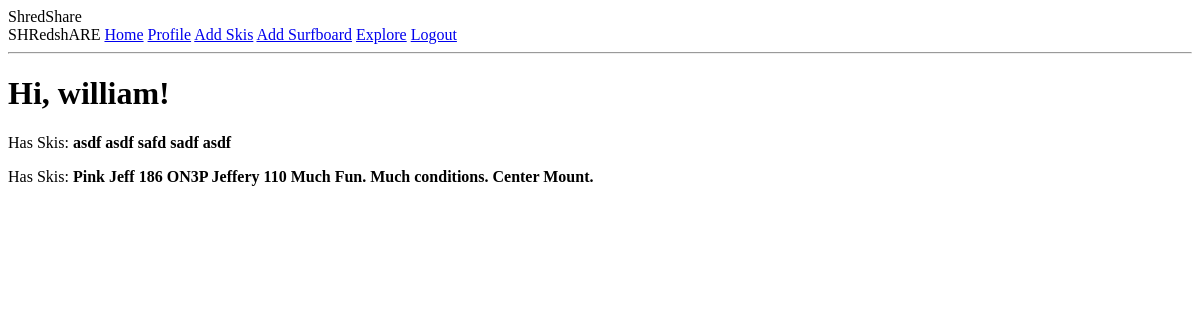
Before: /explore_skis (signed in) with the older database file.
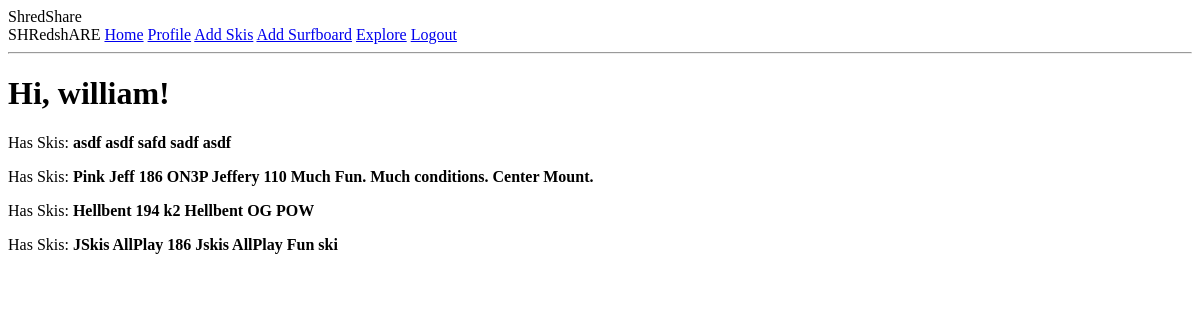
After: the same page with the newer database file.
### app/models.py (models this page shows, shortened)
class PaginatedAPIMixin(object):
    @staticmethod
    def to_collection_dict(query, page, per_page, endpoint, **kwargs):
        resources = query.paginate(page=page, per_page=per_page, error_out=False)
        data = {
            'items': [item.to_dict() for item in resources.items],
        }
        return data

class User(db.Model, UserMixin, PaginatedAPIMixin):
    id = db.Column(db.Integer, primary_key=True)
    username = db.Column(db.String(64), index=True, unique=True)
    location = db.Column(db.String(64), index=True, unique=True)
    about_me = db.Column(db.String(140), index=True, unique=True)
    email = db.Column(db.String(120), index=True, unique=True)
    password_hash = db.Column(db.String(128))
    posts = db.relationship('Post', backref='author', lazy='dynamic')
    followed = db.relationship(
    'User', secondary=followers,
    primaryjoin=(followers.c.follower_id == id),
    secondaryjoin=(followers.c.followed_id == id),
    backref=db.backref('followers', lazy='dynamic'), lazy='dynamic')

class Skis(db.Model):
    id = db.Column(db.Integer, primary_key=True)
    title = db.Column(db.String, nullable=False)
    length = db.Column(db.String, nullable=False)
    make = db.Column(db.String, nullable=False)
    model = db.Column(db.String, nullable=False)
    binding = db.Column(db.String, nullable=False, default='')
    description = db.Column(db.String, nullable=False)
    date_created = db.Column(db.DateTime, nullable=False, default=datetime.utcnow)
    user_id = db.Column(db.Integer, db.ForeignKey('user.id'), nullable=False)

### app/routes.py (the view)
@app.route('/explore_skis')
@login_required
def explore_skis():
    skis = Skis.query.all()
    return render_template('explore_skis.html', title='Explore', skis=skis)

### app/models.py (called while the page is built)
@login.user_loader
def load_user(id):
    return User.query.get(int(id))

### app/templates/explore_skis.html (shortened to what this page needs)
{% extends "base.html" %}
{% block content %}
    <h1>Hi, {{ current_user.username }}!</h1>
    {% for ski in skis %}
    <p>Has Skis:
    {{ ski.title.username }}  <b>{{ ski.title  }} {{ ski.length }} {{ ski.make }} {{ ski.model  }} {{ ski.description }}</b>
    </p>
    {% endfor %}
{% endblock %}

### app/templates/base.html (shortened to what this page needs)
<html>
    <head>
    </head>
    <body>
        <div>
            ShredShare
            <div>
                SHRedshARE
                <a href="{{ url_for('index') }}">Home</a>
                {% if current_user.is_anonymous %}
                <a href="{{ url_for('login') }}">Login</a>
                {% else %}
                <a href="{{ url_for('user', username=current_user.username) }}">Profile</a>
                <a href="{{ url_for('skis') }}">Add Skis</a>
                <a href="{{ url_for('surf') }}">Add Surfboard</a>
                <a href="{{ url_for('explore') }}">Explore</a>
                <a href="{{ url_for('logout') }}">Logout</a>
                {% endif %}
            </div>
        </div>
        <hr>
        {% block content %}{% endblock %}
    </body>
</html>

Changed rows visible on the page:
added Skis: title "Hellbent", length "194", make "k2", model "Hellbent", description "OG POW"
added Skis: title "JSkis AllPlay", length "186", make "Jskis", model "AllPlay", description "Fun ski"
